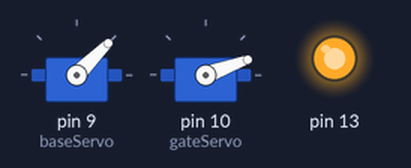
This sketch was run on a simulated Arduino Uno, built with avr-gcc and run on an emulated ATmega328P. Parts: 2 × servo, output pins drawn as LEDs (lit = HIGH). What the sketch prints to the serial monitor is not drawn.

Above: at 0.1 s.
At 16.1 s:
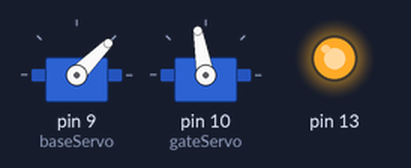
Timing chart, 0 to 18.5 s (numbered marks = the images above):
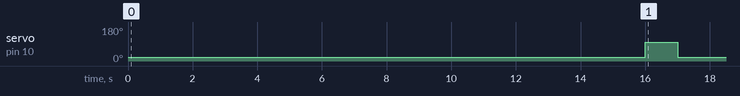

The sketch:

deliveryDeviceCode.ino
```cpp
#include <Servo.h>

Servo baseServo;
Servo gateServo;

//3.1s 11ft
//3.55 ft/s

int gateClosed = 20;
int gateOpened = 100;
float velocityOfMarble = 3.55;

void setup() {
  Serial.begin(9600);
  pinMode(13, OUTPUT);

  baseServo.attach(9);
  gateServo.attach(10);


  gateServo.write(gateClosed);
  //timeUntilRelease = calculateTimeUntilRelease(distance, targetTime);


//--------------------------------------------------------------------------------------------------------------------------------
  // Insert angle, distance, and time here
    int angle = 0;
    int distance = 15;
    int targetTime = 30;
//--------------------------------------------------------------------------------------------------------------------------------


    float releaseDelay;

    releaseDelay = calculateTime(distance, targetTime);
    Serial.println(releaseDelay);
    digitalWrite(13, HIGH);
    baseServo.write(45 - angle);
    for (int i = 0; i < releaseDelay; i++) {
      delay(1000);
    }

    gateServo.write(gateOpened);
    delay(1000);

    gateServo.write(gateClosed);
    delay(100);
}

void loop() {
}

int calculateTime(int distance, int targetTime) {
  float rollTime = 0;
  rollTime = distance / velocityOfMarble;
  float finalTime = targetTime - rollTime;
  return finalTime - 9;
}
```
